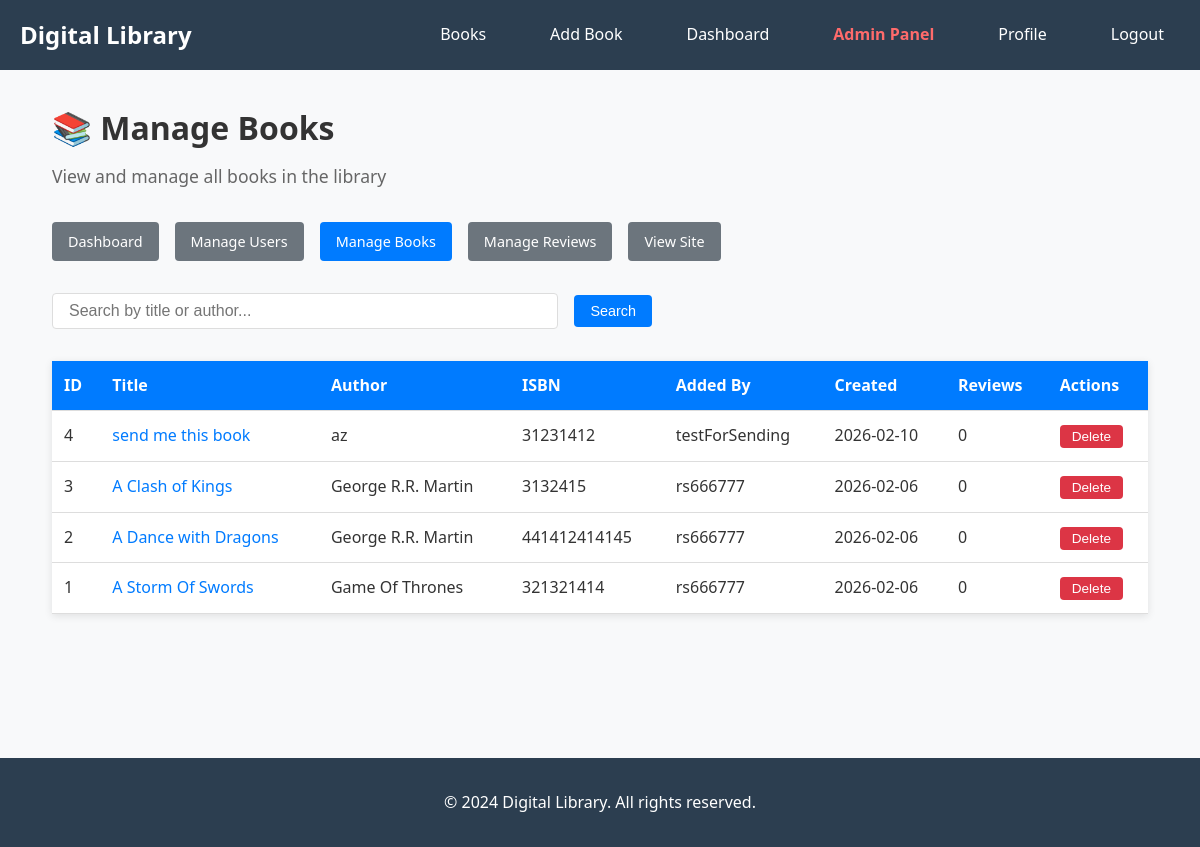
Before: /user/admin/books (signed in) with the older database file.
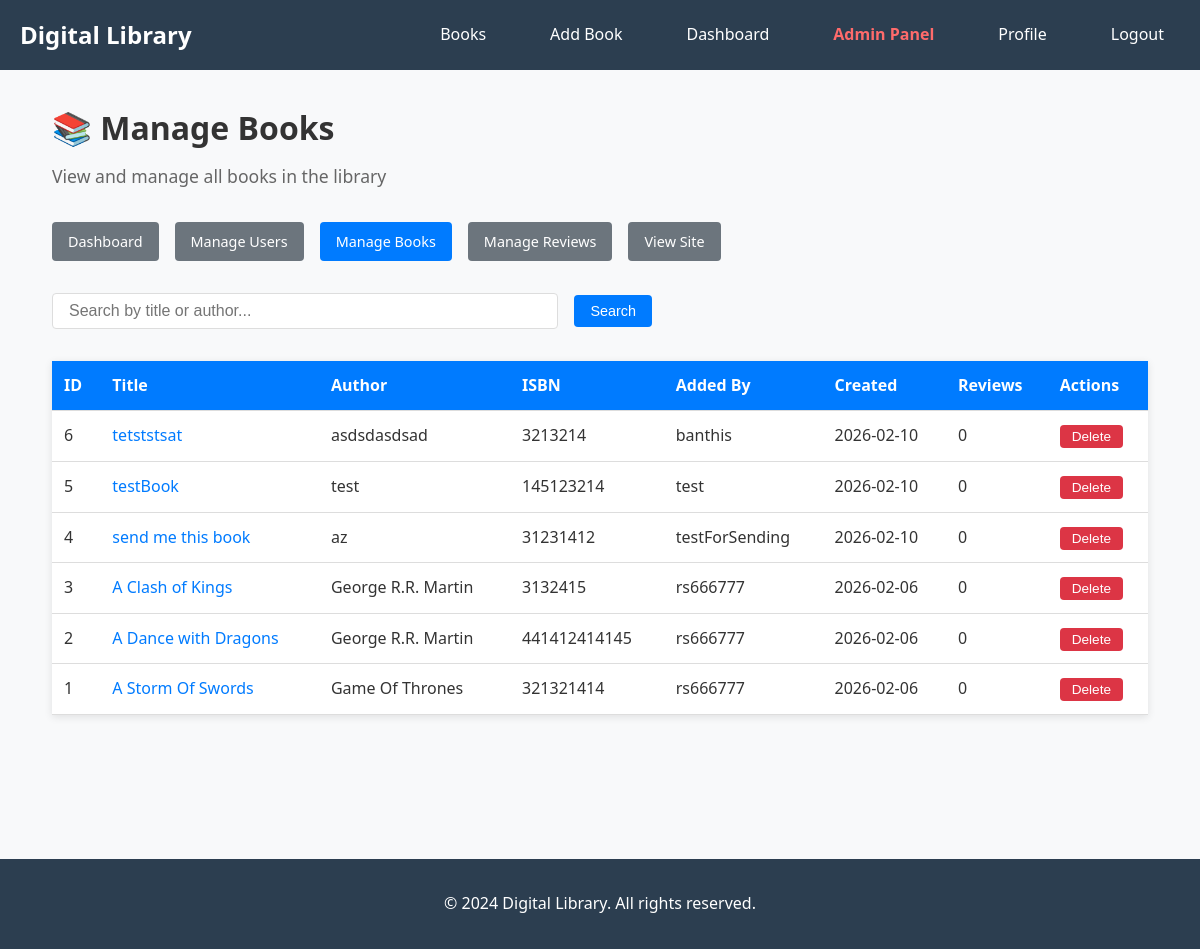
After: the same page with the newer database file.
### models.py (models this page shows, shortened)
class Book(db.Model):
    id = db.Column(db.Integer, primary_key=True)
    title = db.Column(db.String(200), nullable=False)
    author = db.Column(db.String(150), nullable=False)
    isbn = db.Column(db.String(13), unique=True)
    description = db.Column(db.Text)
    published_date = db.Column(db.Date)
    cover_image = db.Column(db.String(300))
    created_at = db.Column(db.DateTime, default=datetime.utcnow)
    submitted_by = db.Column(db.Integer, db.ForeignKey('user.id'), nullable=False)
    reviews = db.relationship('Review', backref='book', lazy=True, cascade='all, delete-orphan')
    submitter = db.relationship('User', backref='books_submitted', lazy=True)

class User(UserMixin, db.Model):
    id = db.Column(db.Integer, primary_key=True)
    username = db.Column(db.String(150), unique=True, nullable=False)
    email = db.Column(db.String(150), unique=True, nullable=False)
    password_hash = db.Column(db.String(150), nullable=False)
    role = db.Column(db.String(20), default='normal', nullable=False)  # 'normal' or 'admin'
    is_banned = db.Column(db.Boolean, default=False, nullable=False)
    created_at = db.Column(db.DateTime, default=datetime.utcnow)
    profile_picture = db.Column(db.String(300))
    bio = db.Column(db.Text)
    reviews = db.relationship('Review', backref='author', lazy=True)
    def is_admin(self):
        return self.role == 'admin'

### routes/admin_routes.py (the view, shortened to what this page needs)
@admin_bp.route("/user/admin/books")
@login_required
@admin_required
def manage_books():
    page = request.args.get('page', 1, type=int)
    search = request.args.get('search', '')
    query = Book.query
    books = query.order_by(Book.created_at.desc()).paginate(page=page, per_page=20)
    return render_template('admin/books.html', books=books, search=search)

### app.py (called while the page is built)
@login_manager.user_loader
def load_user(user_id):
    return User.query.get(int(user_id))

### routes/admin_routes.py (called while the page is built)
def admin_required(f):
    @wraps(f)
    def decorated_function(*args, **kwargs):
        if not current_user.is_authenticated or not current_user.is_admin():
            flash('You do not have permission to access this page.')
            return redirect(url_for('main.index'))
        return f(*args, **kwargs)
    return decorated_function

### templates/admin/books.html (shortened to what this page needs)
{% extends "base.html" %}
{% block content %}
<div class="admin-dashboard">
    <h1>📚 Manage Books</h1>
    <p class="welcome-message">View and manage all books in the library</p>
    <div class="admin-nav">
        <a href="{{ url_for('admin.admin_dashboard') }}" class="btn btn-secondary">Dashboard</a>
        <a href="{{ url_for('admin.manage_users') }}" class="btn btn-secondary">Manage Users</a>
        <a href="{{ url_for('admin.manage_books') }}" class="btn btn-primary">Manage Books</a>
        <a href="{{ url_for('admin.manage_reviews') }}" class="btn btn-secondary">Manage Reviews</a>
        <a href="{{ url_for('book.user_books') }}" class="btn btn-secondary">View Site</a>
    </div>
    <div class="search-section">
        <form method="GET" action="{{ url_for('admin.manage_books') }}" class="search-form">
            <input type="text" name="search" value="{{ search }}" placeholder="Search by title or author..." class="form-control">
            <button type="submit" class="btn btn-primary">Search</button>
        </form>
    </div>
    <div class="admin-section">
        {% if books.items %}
            <table class="admin-table">
                <thead>
                    <tr>
                        <th>ID</th>
                        <th>Title</th>
                        <th>Author</th>
                        <th>ISBN</th>
                        <th>Added By</th>
                        <th>Created</th>
                        <th>Reviews</th>
                        <th>Actions</th>
                    </tr>
                </thead>
                <tbody>
                    {% for book in books.items %}
                    <tr>
                        <td>{{ book.id }}</td>
                        <td>
                            <a href="{{ url_for('book.book_detail', book_id=book.id) }}" target="_blank">
                                {{ book.title }}
                            </a>
                        </td>
                        <td>{{ book.author }}</td>
                        <td>{{ book.isbn if book.isbn else 'N/A' }}</td>
                        <td>{{ book.submitter.username if book.submitter else 'Unknown' }}</td>
                        <td>{{ book.created_at.strftime('%Y-%m-%d') }}</td>
                        <td>{{ book.reviews|length }}</td>
                        <td>
                            <form method="POST" action="{{ url_for('admin.delete_book', book_id=book.id) }}" onsubmit="return confirm('Are you sure you want to delete this book? This will also delete all its reviews.');" style="display: inline;">
                                <button type="submit" class="btn btn-danger btn-sm">Delete</button>
                            </form>
                        </td>
                    </tr>
                    {% endfor %}
                </tbody>
            </table>
        {% else %}
            <p>No books found{% if search %} matching "{{ search }}"{% endif %}.</p>
        {% endif %}
    </div>
</div>
{% endblock %}

### templates/base.html (shortened to what this page needs)
<!DOCTYPE html>
<html lang="en">
<head>
    <link rel="stylesheet" href="{{ url_for('static', filename='css/style.css') }}">
</head>
<body>
    <nav>
        <div class="nav-container">
            <a href="{% if current_user.is_authenticated %}{{ url_for('main.user_welcome') }}{% else %}{{ url_for('main.index') }}{% endif %}" class="nav-brand">Digital Library</a>
            <ul class="nav-menu">
                {% if current_user.is_authenticated %}
                    <li><a href="{{ url_for('book.user_books') }}">Books</a></li>
                    <li><a href="{{ url_for('book.add_book') }}">Add Book</a></li>
                    <li><a href="{{ url_for('auth.dashboard') }}">Dashboard</a></li>
                    {% if current_user.is_admin() %}
                        <li><a href="{{ url_for('admin.admin_dashboard') }}" style="color: #ff6b6b; font-weight: bold;">Admin Panel</a></li>
                    {% endif %}
                    <li><a href="{{ url_for('auth.user_profile') }}">Profile</a></li>
                    <li><a href="{{ url_for('auth.user_logout') }}">Logout</a></li>
                {% else %}
                    <li><a href="{{ url_for('book.books') }}">Books</a></li>
                    <li><a href="{{ url_for('auth.login') }}">Login</a></li>
                    <li><a href="{{ url_for('auth.register') }}">Register</a></li>
                {% endif %}
            </ul>
        </div>
    </nav>
    <main class="container">
        {% block content %}{% endblock %}
    </main>
    <footer>
        <p>&copy; 2024 Digital Library. All rights reserved.</p>
    </footer>
</body>
</html>

### static/css/style.css (style rules this page uses)
* { margin: 0; padding: 0; box-sizing: border-box; }
body { font-family: 'Segoe UI', Tahoma, Geneva, Verdana, sans-serif; line-height: 1.6; color: #333; background-color: #f8f9fa; }
.container { max-width: 1200px; margin: 0 auto; padding: 0 20px; }
nav { background-color: #2c3e50; color: white; padding: 1rem 0; }
.nav-container { max-width: 1200px; margin: 0 auto; padding: 0 20px; display: flex; justify-content: space-between; align-items: center; }
.nav-brand { font-size: 1.5rem; font-weight: bold; color: white; text-decoration: none; }
.nav-menu { display: flex; list-style: none; gap: 2rem; }
.nav-menu a { color: white; text-decoration: none; padding: 0.5rem 1rem; border-radius: 4px; transition: background-color 0.3s; }
.btn { display: inline-block; padding: 0.5rem 1rem; text-decoration: none; border: none; border-radius: 4px; cursor: pointer; font-size: 1rem; transition: background-color 0.3s; }
.btn-primary { background-color: #3498db; color: white; }
.btn-secondary { background-color: #95a5a6; color: white; }
.btn-danger { background-color: #e74c3c; color: white; }
.search-form { display: flex; gap: 1rem; align-items: center; }
.search-form input { flex: 1; padding: 0.5rem; border: 1px solid #ddd; border-radius: 4px; }
footer { text-align: center; padding: 2rem 0; background-color: #2c3e50; color: white; margin-top: 4rem; }

### templates/admin/books.html (style rules this page uses)
.admin-dashboard { max-width: 1400px; margin: 0 auto; padding: 2rem; }
.admin-dashboard h1 { margin-bottom: 0.5rem; }
.welcome-message { color: #666; margin-bottom: 2rem; font-size: 1.1rem; }
.admin-nav { margin-bottom: 2rem; display: flex; gap: 1rem; flex-wrap: wrap; }
.search-section { margin-bottom: 2rem; }
.search-form { display: flex; gap: 1rem; max-width: 600px; }
.search-form .form-control { flex: 1; padding: 0.5rem 1rem; border: 1px solid #ddd; border-radius: 4px; font-size: 1rem; }
.admin-section { margin-bottom: 3rem; }
.admin-table { width: 100%; border-collapse: collapse; background: white; box-shadow: 0 2px 8px rgba(0,0,0,0.1); }
.admin-table th, .admin-table td { padding: 0.75rem; text-align: left; border-bottom: 1px solid #ddd; }
.admin-table th { background: #007bff; color: white; font-weight: 600; }
.admin-table a { color: #007bff; text-decoration: none; }
.btn { padding: 0.5rem 1rem; border: none; border-radius: 4px; cursor: pointer; text-decoration: none; display: inline-block; font-size: 0.9rem; transition: background 0.3s; }
.btn-primary { background: #007bff; color: white; }
.btn-secondary { background: #6c757d; color: white; }
.btn-danger { background: #dc3545; color: white; }
.btn-sm { padding: 0.25rem 0.75rem; font-size: 0.85rem; }

Changed rows visible on the page:
added Book: id "6", title "tetststsat", author "asdsdasdsad", isbn "3213214", submitter "banthis", created_at "2026-02-10", reviews|length "0"
added Book: id "5", title "testBook", author "test", isbn "145123214", submitter "test", created_at "2026-02-10", reviews|length "0"
